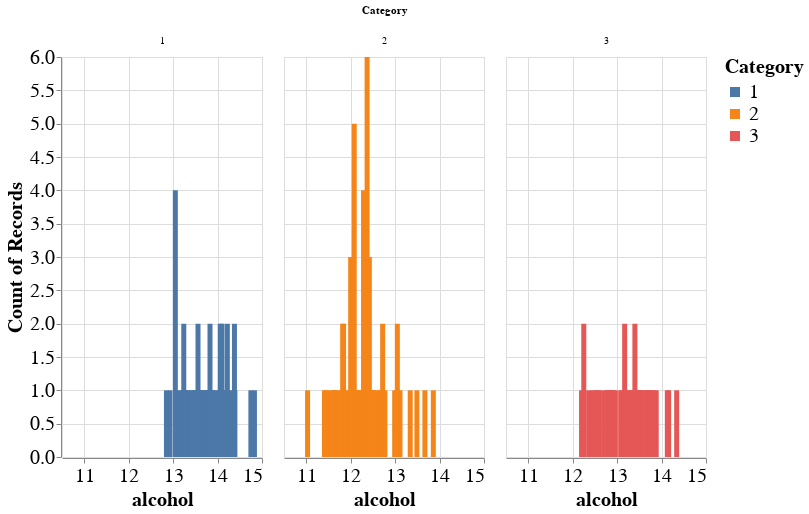

The cell this chart's notebook holds for it:
### Code cell
# Grouped bars
alt.Chart(df).mark_bar().encode(
    x='alcohol',
    y='count()',
    color='Category:N',
    column='Category:N',
    tooltip=['alcohol', 'Category']
).interactive().properties(
    width=200,
    height=400
).configure_axis(
    labelFontSize=20,
    titleFontSize=20
).configure_legend(
    labelFontSize=20,
    titleFontSize=20
)

### Figure 1 — Vega-Lite specification as saved in the notebook (floating-point values rounded to 4 significant figures; data arrays with more than 128 entries replaced by an {"elided": "..."} marker saying what was removed)
{"config": {"view": {"continuousWidth": 300, "continuousHeight": 300}, "axis": {"labelFontSize": 20, "titleFontSize": 20}, "legend": {"labelFontSize": 20, "titleFontSize": 20}}, "data": {"name": "data-6f94534f7704237a55d08eb9dc8cf279"}, "mark": {"type": "bar"}, "encoding": {"color": {"field": "Category", "type": "nominal"}, "column": {"field": "Category", "type": "nominal"}, "tooltip": [{"field": "alcohol", "type": "quantitative"}, {"field": "Category", "type": "quantitative"}], "x": {"field": "alcohol", "type": "quantitative"}, "y": {"aggregate": "count", "type": "quantitative"}}, "height": 400, "params": [{"name": "param_3", "select": {"type": "interval", "encodings": ["x", "y"]}, "bind": "scales"}], "width": 200, "$schema": "https://vega.github.io/schema/vega-lite/v5.16.3.json", "datasets": {"data-6f94534f7704237a55d08eb9dc8cf279": {"elided": "178 records"}}}
